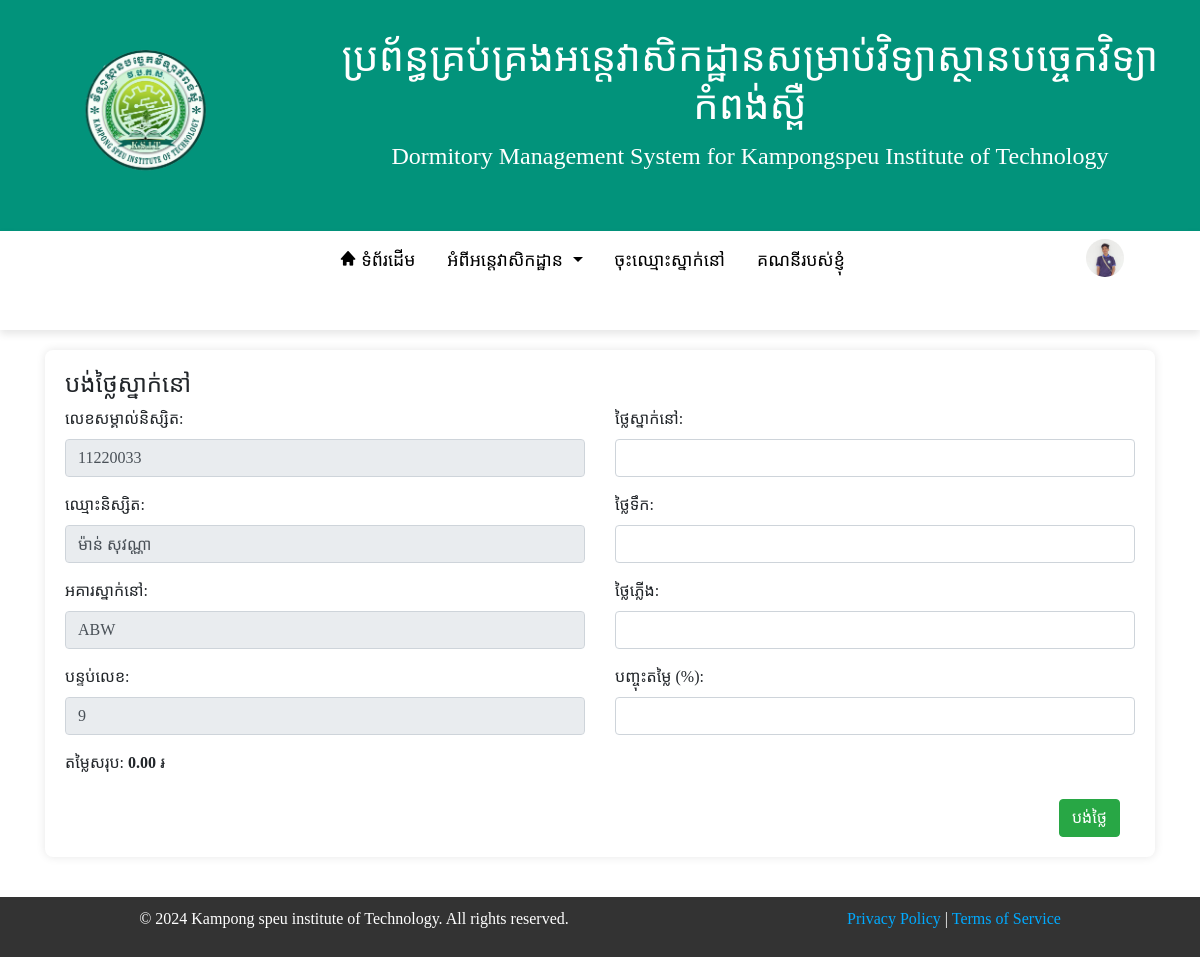
/pay1.php (signed in), run on the app's committed database.
### tables this page shows
CREATE TABLE `register` (
  `user_id` int(11) NOT NULL,
  `password` varchar(255) DEFAULT NULL,
  `student_id` varchar(20) DEFAULT NULL,
  `lastname` varchar(50) DEFAULT NULL,
  `name` varchar(50) DEFAULT NULL,
  `username` varchar(50) DEFAULT NULL,
  `gender` enum('ប្រុស','ស្រី') DEFAULT NULL,
  `dob` date DEFAULT NULL,
  `address` text DEFAULT NULL,
  `phone_student` varchar(250) NOT NULL,
  `phone_parent` varchar(20) DEFAULT NULL,
  `skill` varchar(100) DEFAULT NULL,
  `education_level` varchar(100) DEFAULT NULL,
  `year` int(11) DEFAULT NULL,
  `img` varchar(255) NOT NULL,
  `building` varchar(255) NOT NULL,
  `room` int(100) NOT NULL,
  `stay` date DEFAULT NULL,
  `status` enum('មិនអនុញ្ញាត','អនុញ្ញាត','រង់ចាំ','') NOT NULL
);

### pay1.php (the view, shortened to what this page needs)
<?php
include 'conn_db.php';
$user_id = $_SESSION['user_id'];
$query = "SELECT * FROM register WHERE student_id = ?";
$stmt = $conn->prepare($query);
$stmt->bind_param("i", $user_id);
$stmt->execute();
$result = $stmt->get_result();
if ($result->num_rows === 1) {
    $user = $result->fetch_assoc();
} else {
    echo "User not found.";
    exit();
}
include('include/header_student.php');
?>
<!DOCTYPE html>
<html lang="en">
<head>
    <link href="https://stackpath.bootstrapcdn.com/bootstrap/4.5.2/css/bootstrap.min.css" rel="stylesheet">
</head>
<body>
<div class="container">
        <div class="color">
            <form action="process_pay.php" method="post">
                <h4>បង់ថ្លៃស្នាក់នៅ</h4>
                <div class="row">
                    <div class="col-md-6">
                        <div class="form-group">
                            <label for="student_id">លេខសម្គាល់និស្សិត:</label>
                            <input type="text" name="student_id" class="form-control" value="<?php echo $user['student_id']; ?>" readonly>
                        </div>
                        <div class="form-group">
                            <label for="user_name">ឈ្មោះនិស្សិត:</label>
                            <input type="text" name="user_name" value="<?php echo $user['lastname']; ?> <?php echo $user['name']; ?>" class="form-control" readonly>
                        </div>
                        <div class="form-group">
                            <label for="dorm">អគារស្នាក់នៅ:</label>
                            <input type="text" name="building" class="form-control" value="<?php echo $user['building']; ?>" readonly>
                        </div>
                        <div class="form-group">
                            <label for="room_number">បន្ទប់លេខ:</label>
                            <input type="text" name="room_number" class="form-control" value="<?php echo $user['room']; ?>" readonly>
                        </div>
                    </div>
                    <div class="col-md-6">
                        <div class="form-group">
                            <label for="accommodation_fee">ថ្លៃស្នាក់នៅ:</label>
                            <input type="number" name="accommodation_fee" class="form-control" required oninput="calculateTotal()">
                        </div>
                        <div class="form-group">
                            <label for="water_fee">ថ្លៃទឹក:</label>
                            <input type="number" name="water_fee" class="form-control" required oninput="calculateTotal()">
                        </div>
                        <div class="form-group">
                            <label for="electricity_fee">ថ្លៃភ្លើង:</label>
                            <input type="number" name="electricity_fee" class="form-control" required oninput="calculateTotal()">
                        </div>
                        <div class="form-group">
                            <label for="discount">បញ្ចុះតម្លៃ (%):</label>
                            <input type="number" name="discount" class="form-control" oninput="calculateTotal()">
                        </div>
                    </div>
                </div>
                <div class="form-group total-display">
                    <label for="total-amount">តម្លៃសរុប:</label>
                    <span id="total-amount" class="font-weight-bold">0.00</span> ៛
                </div>
                <div class="col-12 d-flex justify-content-end">
                    <button type="submit" class="btn btn-success">បង់ថ្លៃ</button>
                </div>
            </form>
        </div>
    </div>
</body>
</html>
<?php include('include/footer.php'); ?>

### style/index.css (style rules this page uses)
body { font-family: 'Khmer OS Siemreap'; line-height: 1.6; color: #333; }

### include/header_student.php (style rules this page uses)
* { margin: 0; padding: 0; box-sizing: border-box; text-decoration: none; list-style: none; scroll-behavior: smooth; font-family: "khmer os siemreap"; }

### pay1.php (style rules this page uses)
.color { background-color: #fff; padding: 20px; margin-top: 20px; border-radius: 8px; box-shadow: 0 0 10px rgba(0,0,0,0.1); }
.container { margin-bottom: 40px; }

### include/footer.php (style rules this page uses)
body { margin: 0; font-family: Arial, sans-serif; }

### data on the page
register: student_id "11220033", user_name "ម៉ាន់ សុវណ្ណា", building "ABW", room_number "9"
